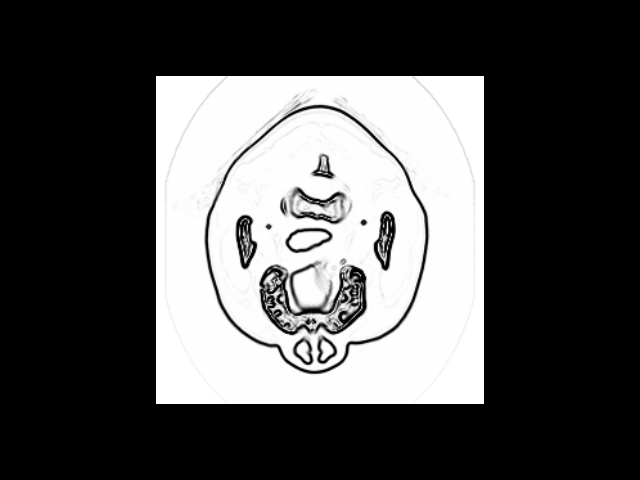

The script that drew this image:
#!/usr/bin/env python

# Compute the gradient magnitude of a CT head volume and display a 2D axial
# slice showing tissue boundaries using vtkImageGradientMagnitude, rendered
# with the standard vtkImageActor pipeline.

import os
from pathlib import Path

# Factory overrides: importing these modules registers the OpenGL rendering
# and interaction style implementations for vtkRenderingCore factory classes.
import vtkmodules.vtkInteractionStyle  # noqa: F401
import vtkmodules.vtkRenderingOpenGL2  # noqa: F401

# VTK pipeline classes used in this example
from vtkmodules.vtkCommonCore import vtkLookupTable
from vtkmodules.vtkIOImage import vtkMetaImageReader
from vtkmodules.vtkImagingCore import vtkImageMapToColors
from vtkmodules.vtkImagingGeneral import vtkImageGradientMagnitude
from vtkmodules.vtkRenderingCore import (
    vtkImageActor,
    vtkRenderWindow,
    vtkRenderWindowInteractor,
    vtkRenderer,
)

# Data directory: defaults to the folder containing this script
data_dir = Path(os.environ.get("VPE_DATA_DIR", Path(__file__).parent))

# Reader: load the 3D CT head volume
reader = vtkMetaImageReader()
reader.SetFileName(str(data_dir / "FullHead.mhd"))
reader.Update()

# Filter: compute the gradient magnitude (edge strength)
gradient = vtkImageGradientMagnitude()
gradient.SetInputConnection(reader.GetOutputPort())
gradient.SetDimensionality(2)
gradient.Update()

# LookupTable: grayscale mapping for gradient values (inverted so edges
# appear dark against a light background, with a tight range to boost contrast)
grayscale_lut = vtkLookupTable()
grayscale_lut.SetTableRange(0, 400)
grayscale_lut.SetSaturationRange(0, 0)
grayscale_lut.SetHueRange(0, 0)
grayscale_lut.SetValueRange(1, 0)
grayscale_lut.Build()

# ColorMap: map gradient scalars to grayscale colors
color_map = vtkImageMapToColors()
color_map.SetInputConnection(gradient.GetOutputPort())
color_map.SetLookupTable(grayscale_lut)
color_map.Update()

# ImageActor: display the middle axial slice
extent = gradient.GetOutput().GetExtent()
mid_slice = (extent[4] + extent[5]) // 2

image_actor = vtkImageActor()
image_actor.GetMapper().SetInputConnection(color_map.GetOutputPort())
image_actor.SetDisplayExtent(extent[0], extent[1], extent[2], extent[3], mid_slice, mid_slice)
image_actor.ForceOpaqueOn()

# Renderer: assemble the scene
renderer = vtkRenderer()
renderer.AddActor(image_actor)
renderer.SetBackground(0.0, 0.0, 0.0)

# Window: display the rendered scene
render_window = vtkRenderWindow()
render_window.AddRenderer(renderer)
render_window.SetWindowName("gradient magnitude")
render_window.SetMultiSamples(0)
render_window.SetSize(640, 480)

# Interactor: handle mouse and keyboard events
interactor = vtkRenderWindowInteractor()
interactor.SetRenderWindow(render_window)

# Scene: configure the camera
renderer.ResetCamera()

render_window.Render()
interactor.Initialize()
interactor.Start()
